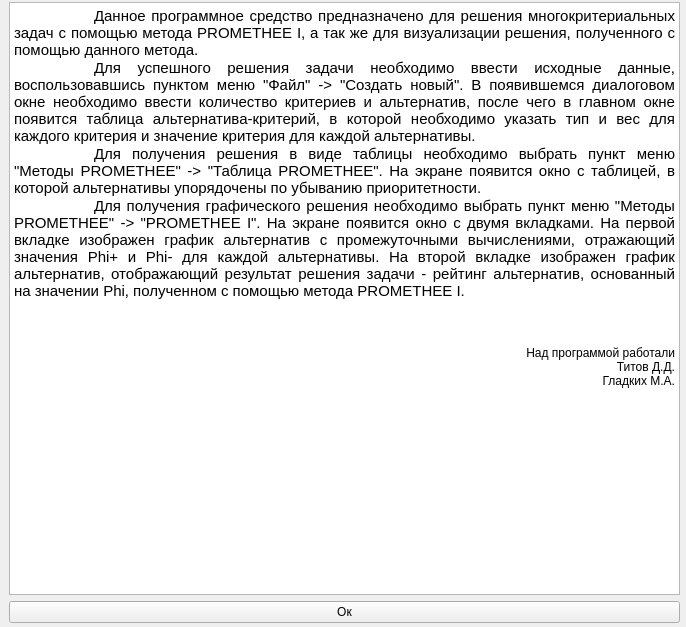
<?xml version="1.0" encoding="UTF-8"?>
<ui version="4.0">
 <class>helpdialog</class>
 <widget class="QDialog" name="helpdialog">
  <property name="geometry">
   <rect>
    <x>0</x>
    <y>0</y>
    <width>686</width>
    <height>627</height>
   </rect>
  </property>
  <property name="windowTitle">
   <string>Dialog</string>
  </property>
  <widget class="QWidget" name="verticalLayoutWidget">
   <property name="geometry">
    <rect>
     <x>9</x>
     <y>2</y>
     <width>671</width>
     <height>621</height>
    </rect>
   </property>
   <layout class="QVBoxLayout" name="verticalLayout">
    <item>
     <widget class="QTextBrowser" name="textBrowser">
      <property name="focusPolicy">
       <enum>Qt::WheelFocus</enum>
      </property>
      <property name="frameShadow">
       <enum>QFrame::Plain</enum>
      </property>
      <property name="html">
       <string>&lt;!DOCTYPE HTML PUBLIC &quot;-//W3C//DTD HTML 4.0//EN&quot; &quot;http://www.w3.org/TR/REC-html40/strict.dtd&quot;&gt;
&lt;html&gt;&lt;head&gt;&lt;meta name=&quot;qrichtext&quot; content=&quot;1&quot; /&gt;&lt;meta charset=&quot;utf-8&quot; /&gt;&lt;style type=&quot;text/css&quot;&gt;
p, li { white-space: pre-wrap; }
hr { height: 1px; border-width: 0; }
&lt;/style&gt;&lt;/head&gt;&lt;body style=&quot; font-family:'Segoe UI'; font-size:9pt; font-weight:400; font-style:normal;&quot;&gt;
&lt;p align=&quot;justify&quot; style=&quot; margin-top:0px; margin-bottom:0px; margin-left:0px; margin-right:0px; -qt-block-indent:0; text-indent:0px;&quot;&gt;&lt;span style=&quot; font-size:11pt;&quot;&gt;	Данное программное средство предназначено для решения многокритериальных задач с помощью метода PROMETHEE I, а так же для визуализации решения, полученного с помощью данного метода. &lt;/span&gt;&lt;/p&gt;
&lt;p align=&quot;justify&quot; style=&quot; margin-top:0px; margin-bottom:0px; margin-left:0px; margin-right:0px; -qt-block-indent:0; text-indent:0px;&quot;&gt;&lt;span style=&quot; font-size:11pt;&quot;&gt;	Для успешного решения задачи необходимо ввести исходные данные, воспользовавшись пунктом меню &amp;quot;Файл&amp;quot; -&amp;gt; &amp;quot;Создать новый&amp;quot;. В появившемся диалоговом окне необходимо ввести количество критериев и альтернатив, после чего в главном окне появится таблица альтернатива-критерий, в которой необходимо указать тип и вес для каждого критерия и значение критерия для каждой альтернативы.&lt;/span&gt;&lt;/p&gt;
&lt;p align=&quot;justify&quot; style=&quot; margin-top:0px; margin-bottom:0px; margin-left:0px; margin-right:0px; -qt-block-indent:0; text-indent:0px;&quot;&gt;&lt;span style=&quot; font-size:11pt;&quot;&gt;	Для получения решения в виде таблицы необходимо выбрать пункт меню &amp;quot;Методы PROMETHEE&amp;quot; -&amp;gt; &amp;quot;Таблица PROMETHEE&amp;quot;. На экране появится окно с таблицей, в которой альтернативы упорядочены по убыванию приоритетности.&lt;/span&gt;&lt;/p&gt;
&lt;p align=&quot;justify&quot; style=&quot; margin-top:0px; margin-bottom:0px; margin-left:0px; margin-right:0px; -qt-block-indent:0; text-indent:0px;&quot;&gt;&lt;span style=&quot; font-size:11pt;&quot;&gt;	Для получения графического решения необходимо выбрать пункт меню &amp;quot;Методы PROMETHEE&amp;quot; -&amp;gt; &amp;quot;PROMETHEE I&amp;quot;. На экране появится окно с двумя вкладками. На первой вкладке изображен график альтернатив с промежуточными вычислениями, отражающий значения Phi+ и Phi- для каждой альтернативы. На второй вкладке изображен график альтернатив, отображающий результат решения задачи - рейтинг альтернатив, основанный на значении Phi, полученном с помощью метода PROMETHEE I.&lt;/span&gt;&lt;/p&gt;
&lt;p style=&quot;-qt-paragraph-type:empty; margin-top:0px; margin-bottom:0px; margin-left:0px; margin-right:0px; -qt-block-indent:0; text-indent:0px; font-size:11pt;&quot;&gt;&lt;br /&gt;&lt;/p&gt;
&lt;p style=&quot;-qt-paragraph-type:empty; margin-top:0px; margin-bottom:0px; margin-left:0px; margin-right:0px; -qt-block-indent:0; text-indent:0px;&quot;&gt;&lt;br /&gt;&lt;/p&gt;
&lt;p style=&quot;-qt-paragraph-type:empty; margin-top:0px; margin-bottom:0px; margin-left:0px; margin-right:0px; -qt-block-indent:0; text-indent:0px;&quot;&gt;&lt;br /&gt;&lt;/p&gt;
&lt;p align=&quot;right&quot; style=&quot; margin-top:0px; margin-bottom:0px; margin-left:0px; margin-right:0px; -qt-block-indent:0; text-indent:0px;&quot;&gt;Над программой работали&lt;/p&gt;
&lt;p align=&quot;right&quot; style=&quot; margin-top:0px; margin-bottom:0px; margin-left:0px; margin-right:0px; -qt-block-indent:0; text-indent:0px;&quot;&gt;Титов Д.Д.&lt;/p&gt;
&lt;p align=&quot;right&quot; style=&quot; margin-top:0px; margin-bottom:0px; margin-left:0px; margin-right:0px; -qt-block-indent:0; text-indent:0px;&quot;&gt;Гладких М.А.&lt;/p&gt;&lt;/body&gt;&lt;/html&gt;</string>
      </property>
     </widget>
    </item>
    <item>
     <widget class="QPushButton" name="pushButton">
      <property name="focusPolicy">
       <enum>Qt::NoFocus</enum>
      </property>
      <property name="text">
       <string>Ок</string>
      </property>
     </widget>
    </item>
   </layout>
  </widget>
 </widget>
 <resources/>
 <connections/>
</ui>
